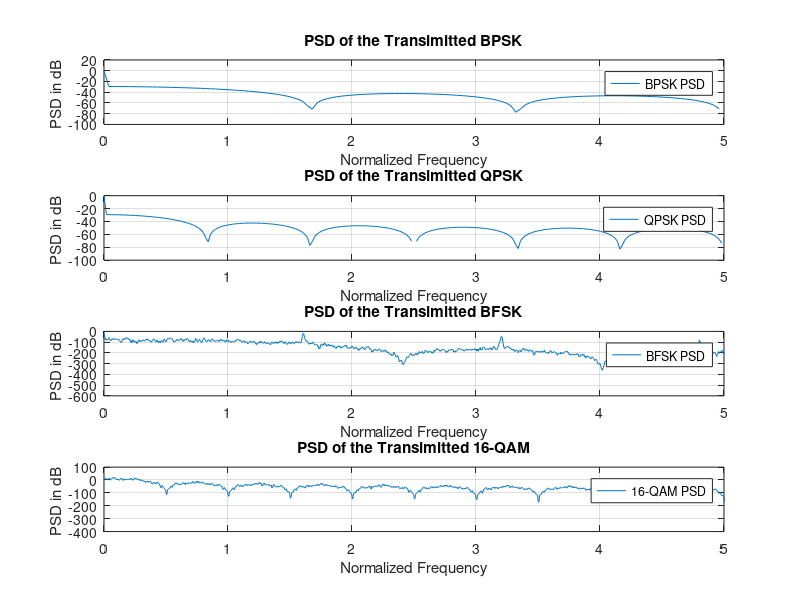

Write MATLAB code to recreate this figure.
%% PSD of BPSK
Tb = 5; %% bit duration in secs  
Eb = 5; %% Energy per bit 
N_bit = 50; %%number of samples per bit 
t_bit = linspace(0,Tb,N_bit); %% time base for each bit  
msg_l = 10; %% number of bits sent 
t_signal = linspace(0,msg_l*Tb,msg_l*N_bit); %% total duration of the messag 
fc=2/Tb; %% frequency of the carrier  
N0=5;
message= randi([0 1],1,msg_l);
encodedMessage=[];

for i=1:1:msg_l
    if message(i)==1
        signal_seg=sqrt(Eb)*ones(1,N_bit);
    elseif message(i) == 0
        signal_seg=-sqrt(Eb)*ones(1,N_bit);
    end
    encodedMessage=[encodedMessage signal_seg];
end 
base_band = abs(sqrt(2/Tb)*encodedMessage);
ts=Tb/N_bit;
[psd,f]= periodogram(base_band,[],[],1/ts*10);

psd=10*log10(psd/(2*Eb));
f=f/Tb;

subplot(4,1,1)
plot(f,psd)
xlim([0 5])
title('PSD of the Transimitted BPSK')
ylabel('PSD in dB ')
xlabel('Normalized Frequency')
grid on
legend('BPSK PSD')

%% PSD OF QPSK

Tb = 5; %% bit duration in secs 
T = 2 * Tb;  %%dibit duration 
Eb = 1; %% enerdy per bit
E = 2 * Eb; %%energy per symbol
N_bit = 50; %%number of samples per bit 
N_dibit = 2 * N_bit;
t_bit=linspace(0,Tb,N_bit); %% time base for each bit  
t_dibit = linspace(0,T,N_dibit);
msg_l = 10; %% number of bits sent which has to be even 
t_signal = linspace(0,msg_l*Tb,msg_l*N_bit);%% total duration of the messag 
fc=2/Tb; %% frequency of the carrier 
N0=30;
message = randi([0 1],1,msg_l);
odd_bits = [];
even_bits = [];

for i=1:1:msg_l
    if mod(i,2)== 1
        odd_bits=[odd_bits message(i)];
    else
        even_bits=[even_bits message(i)];
    end
end

encodedodd =[];
encodedeven =[];

for i=1:1:length(odd_bits)
    if odd_bits(i)==1
        signal_seg=sqrt(E)*ones(1,2*N_bit);
    elseif odd_bits(i) == 0
        signal_seg=-sqrt(E)*ones(1,2*N_bit);
    end
    encodedodd=[encodedodd signal_seg];
end 

for i=1:1:length(even_bits)
    if even_bits(i)==1
        signal_seg=sqrt(E)*ones(1,2*N_bit);
    elseif even_bits(i) == 0
        signal_seg=-sqrt(E)*ones(1,2*N_bit);
    end
    encodedeven=[encodedeven signal_seg];
end 
base_band_I = abs(sqrt(2/T)*encodedeven);
ts=T/N_dibit;
[psd_I,f]= periodogram(base_band_I,[],[],1/ts*10);

base_band_Q = abs(sqrt(2/T)*encodedodd);
ts=T/N_dibit;
[psd_Q,f]= periodogram(base_band_Q,[],[],1/ts*10);

psd = psd_I + psd_Q;
psd=10*log10(psd/(2*E));
f=f/T;


subplot(4,1,2)
plot(f,psd)
xlim([0 5])
title('PSD of the Transimitted QPSK')
ylabel('PSD in dB ')
xlabel('Normalized Frequency')
grid on
legend('QPSK PSD')


%% PSD OF BFSK
Tb = 5; %% bit duration in secs  
Eb = 5; %% Energy per bit 
N_bit = 500; %%number of samples per bit 
t_bit = linspace(0,Tb,N_bit); %% time base for each bit  
msg_l = 500 ; %% number of bits sent 
t_signal = linspace(0,msg_l*Tb,msg_l*N_bit); %% total duration of the messag 
N0 = 100; 
f1 =2+1/Tb;
f2 =2*2/Tb;
fc =2/Tb;
message = randi([0 1],1,msg_l);

base_I = sqrt(2*Eb/Tb)* cos(pi*t_bit/Tb);
base_Q = sqrt(2*Eb/Tb)* sin(pi*t_bit/Tb);
base_band = [];

for i = 1:1:length(message)
    seg = base_I + (-1)^message(i)*base_Q;
   base_band = [base_band seg];
end

ts = Tb/N_bit;
[psd,f]= periodogram(base_band,[],[],1/ts*40);

f = f/Tb;
psd = 10*log10(psd/(2*Eb));
psd = filter([ 0.8 0.8 0.8 0.8 0.8],1,psd);

subplot(4,1,3)
plot(f,psd)
xlim([0 5])

title('PSD of the Transimitted BFSK')
ylabel('PSD in dB ')
xlabel('Normalized Frequency')
grid on
legend('BFSK PSD')

%% PSD of 16-QAM

Tb = 5; %% bit duration in secs 
T = 4 * Tb;  %%quadbit duration 
E0 = 1; %% enerdy of the signal with the smallest amplitude 
M = 16;
Eav = 2/3 * (M-1) * E0;
N_bit = 5000; %%number of samples per bit 
N_quadbit = 4 * N_bit;
t_bit = linspace(0, Tb ,N_bit); %% time base for each bit  
t_quadbit = linspace(0, T , N_quadbit);
msg_l = 500 ; %% number of bits sent which has to be divisible by 4---> 300 point 
t_signal = linspace(0, msg_l*Tb, msg_l*N_bit);%% total duration of the messag 
fc = 2/Tb; %% frequency of the carrier 
N0 = 30;
message = randi([0 1],1,msg_l);
encodedMessage = [];
for i = 1:4:length(message)
    d = bi2de(flip(message(i:i+3)));
    encodedMessage = [encodedMessage d];
end 
a = [-3,-3,-3,-3,-1,-1,-1,-1,3,3,3,3,1,1,1,1]*sqrt(E0);
b = [-3,-1,3,1,-3,-1,3,1,-3,-1,3,1,-3,-1,3,1]*sqrt(E0);
base_band = [];

for i = 1:1:length(encodedMessage)
    index = encodedMessage(i) + 1;
    seg = a(index)*ones(1,N_quadbit) + b(index)* ones(1,N_quadbit);
    base_band = [base_band seg];
end 

ts = Tb/N_bit;
[psd,f]= periodogram(base_band,[],[],1/ts*50);

f = f/Tb;

psd = 10*log10(psd/(2*E0));
psd = filter([ 0.5 0.5 0.5 0.5 0.5],1,psd);

subplot(4,1,4)
plot(f,psd)
xlim([0 5])
title('PSD of the Transimitted 16-QAM')
ylabel('PSD in dB ')
xlabel('Normalized Frequency')
grid on
legend('16-QAM PSD')
